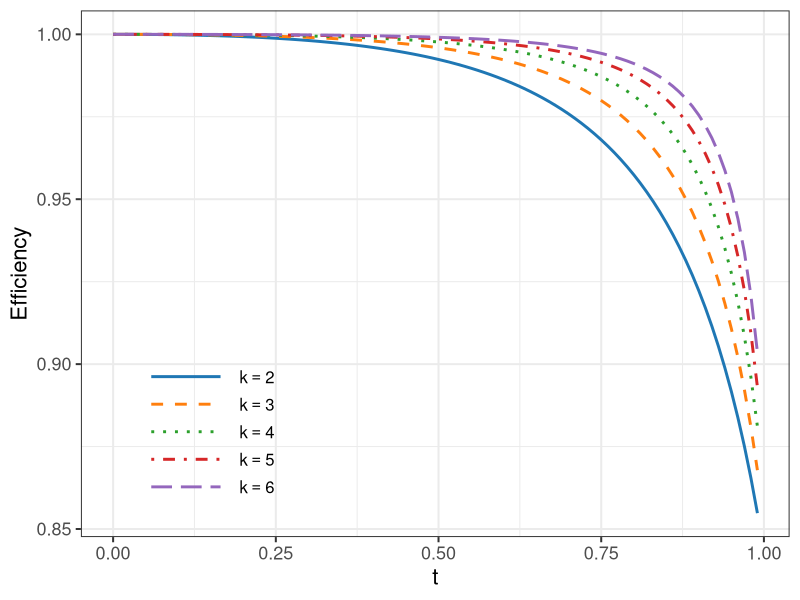

Here is the R script that generated this plot:
############################################################
# R-optimal design algorithm on B_k
# Efficiency calculation and plotting
############################################################

rm(list = ls())

library(nleqslv)
library(ggplot2)
library(dplyr)
library(grid)

############################################################
# Basic functions
############################################################

delta_fun <- function(c, d, k) {
  c * (1 - k * c) + c^2 - d
}

############################################################
# Product of diagonal elements of M(c,d,t)
############################################################

diag_product_M_cd <- function(c, d, t, k) {
  
  delta <- delta_fun(c, d, k)
  
  # validity checks
  if(delta <= 0) return(NA)
  if(c <= 0 || d <= 0) return(NA)
  if(c - k * d <= 0) return(NA)
  if(1 - k * c <= 0) return(NA)
  if(t >= 1) return(NA)
  
  ##########################################################
  # Diagonal elements
  ##########################################################
  
  # first block
  d1 <- (1 - k * c * t) /
    ((1 - t) * (1 - k * c))
  
  # second block
  d2 <- (1 / (c - k * d)) *
    (1 + (c^2 - d) /
       (c * (1 - k * c)))
  
  # third block
  d3 <- 1 / c
  
  # fourth block
  d4 <- 1 / d
  
  ##########################################################
  # Product
  ##########################################################
  
  prod_diag <- d1 *
    (d2^k) *
    (d3^k) *
    (d4^(k * (k - 1) / 2))
  
  return(prod_diag)
}

############################################################
# g-functions
############################################################

g0_fun <- function(c, d, t, k) {
  
  delta <- delta_fun(c, d, k)
  
  k * c * (c - k * d) /
    (delta * (1 - k * c)) +
    
    (1 - k * c * t) /
    ((1 - t) * (1 - k * c))
}

g1_fun <- function(c, d, t, k) {
  
  delta <- delta_fun(c, d, k)
  
  -(delta + c - k * d) /
    (delta * (1 - k * c))
}

g2_fun <- function(c, d, t, k) {
  
  delta <- delta_fun(c, d, k)
  
  c * (1 - k * c) /
    (delta * (c - k * d))
}

g3_fun <- function(c, d, t, k) {
  
  delta <- delta_fun(c, d, k)
  
  2 * (c^2 - d) /
    (delta * (c - k * d)) +
    
    k * (c^2 - d)^2 /
    (delta * c * (1 - k * c) * (c - k * d)) +
    
    (1 - t) /
    ((1 - k * c) * (1 - k * c * t))
}

############################################################
# Derived functions
############################################################

g1_1_fun <- function(c, d, t, k) {
  
  g1 <- g1_fun(c, d, t, k)
  g2 <- g2_fun(c, d, t, k)
  g3 <- g3_fun(c, d, t, k)
  
  2 * g1 +
    1 / c -
    2 * t * (g1 + c * g2 + k * c * g3)
}

g0_1_fun <- function(c, d, t, k) {
  
  g1_1 <- g1_1_fun(c, d, t, k)
  
  -0.5 * c * k * (g1_1 + (k + 2) / c)
}

g2_1_fun <- function(c, d, t, k) {
  
  g2 <- g2_fun(c, d, t, k)
  g3 <- g3_fun(c, d, t, k)
  g1_1 <- g1_1_fun(c, d, t, k)
  
  g2 + g3 + g1_1
}

g3_1_fun <- function(c, d, t, k) {
  
  g3 <- g3_fun(c, d, t, k)
  g1_1 <- g1_1_fun(c, d, t, k)
  
  2 * g3 + 1 / d + 2 * g1_1
}

############################################################
# Feasibility conditions
############################################################

check_conditions <- function(c, d, k) {
  
  cond1 <- (k * d < c)
  cond2 <- (c < 1 / k)
  
  all(cond1, cond2)
}

############################################################
# Equation system
############################################################

system_eq <- function(x, t, k) {
  
  c_val <- x[1]
  d_val <- x[2]
  
  c(
    g0_1_fun(c_val, d_val, t, k),
    g2_1_fun(c_val, d_val, t, k)
  )
}

############################################################
# Multi-start search
############################################################

solve_cd_search <- function(t,
                            k,
                            n_start = 50) {
  
  best <- NULL
  best_g3 <- Inf
  
  for(i in 1:n_start) {
    
    c0 <- runif(1, 0.02, 1 / k)
    d0 <- runif(1, 1e-6, c0 / k)
    
    sol <- try(
      nleqslv(
        c(c0, d0),
        system_eq,
        t = t,
        k = k,
        method = "Broyden",
        control = list(btol = 1e-10)
      ),
      silent = TRUE
    )
    
    if(inherits(sol, "try-error"))
      next
    
    if(sol$termcd != 1)
      next
    
    c_val <- sol$x[1]
    d_val <- sol$x[2]
    
    if(!check_conditions(c_val, d_val, k))
      next
    
    g3v <- abs(g3_1_fun(c_val, d_val, t, k))
    
    if(g3v < best_g3) {
      
      best_g3 <- g3v
      
      best <- list(
        c = c_val,
        d = d_val,
        g3_abs = g3v
      )
    }
  }
  
  return(best)
}

############################################################
# Main computation
############################################################

t_grid <- seq(0, 0.99, length = 100)

result_df <- data.frame()

for(k in 2:6) {
  
  cat("Processing k =", k, "\n")
  
  ##########################################################
  # Baseline solution at t = 0
  ##########################################################
  
  base_sol <- solve_cd_search(t = 0, k = k)
  
  if(is.null(base_sol)) {
    cat("No baseline solution for k =", k, "\n")
    next
  }
  
  c0 <- base_sol$c
  d0 <- base_sol$d
  
  ##########################################################
  # Loop over t
  ##########################################################
  
  for(t in t_grid) {
    
    sol <- solve_cd_search(t = t, k = k)
    
    if(is.null(sol))
      next
    
    c_val <- sol$c
    d_val <- sol$d
    
    prod_now <- diag_product_M_cd(c_val, d_val, t, k)
    
    prod_base <- diag_product_M_cd(c0, d0, t, k)
    
    Eff <- prod_now / prod_base
    
    result_df <- rbind(
      result_df,
      data.frame(
        k = factor(k),
        t = t,
        c = c_val,
        d = d_val,
        Eff = Eff
      )
    )
  }
}

############################################################
# Plot
############################################################

ggplot(result_df,
       aes(x = t,
           y = Eff,
           color = k,
           linetype = k)) +
  
  geom_line(size = 1) +
  
  scale_linetype_manual(
    values = c("solid",
               "dashed",
               "dotted",
               "dotdash",
               "longdash"),
    
    labels = c(
      expression(k == 2),
      expression(k == 3),
      expression(k == 4),
      expression(k == 5),
      expression(k == 6)
    )
  ) +
  
  ##########################################################
# Academic color palette
##########################################################

scale_color_manual(
  values = c(
    "#1F77B4",  # blue
    "#FF7F0E",  # orange
    "#2CA02C",  # green
    "#D62728",  # red
    "#9467BD"   # purple
  ),
  
  labels = c(
    expression(k == 2),
    expression(k == 3),
    expression(k == 4),
    expression(k == 5),
    expression(k == 6)
  )
) +
  
  labs(
    x = "t",
    y = "Efficiency",
    color = NULL,
    linetype = NULL
  ) +
  
  theme_bw(base_size = 15) +
  
  theme(
    
    ########################################################
    # Legend inside lower-left corner
    ########################################################
    
    legend.position = c(0.18, 0.20),
    
    ########################################################
    # Clean legend appearance
    ########################################################
    
    legend.background = element_blank(),
    legend.key = element_blank(),
    
    ########################################################
    # Longer legend lines
    ########################################################
    
    legend.key.width = unit(2.2, "cm"),
    legend.key.height = unit(0.7, "cm"),
    
    ########################################################
    # Typography
    ########################################################
    
    legend.text = element_text(size = 12),
    
    axis.title = element_text(size = 16),
    axis.text = element_text(size = 13)
  )

############################################################
# Optional: view results
############################################################

head(result_df)
